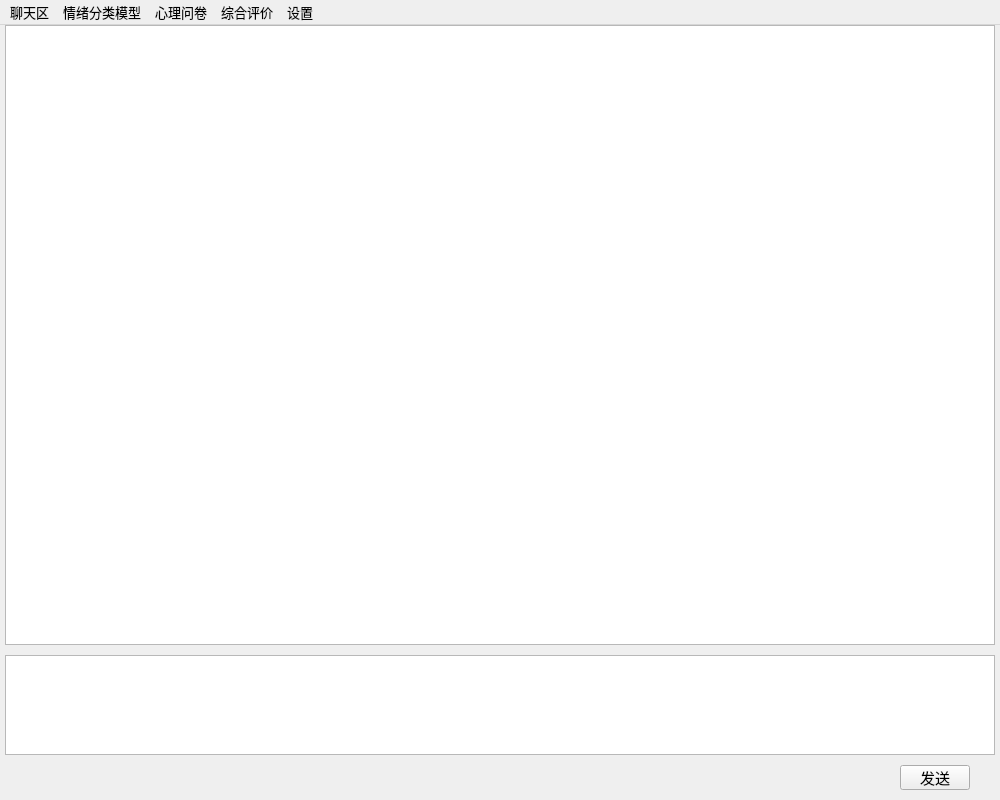
<?xml version="1.0" encoding="UTF-8"?>
<ui version="4.0">
 <class>MainWindow</class>
 <widget class="QMainWindow" name="MainWindow">
  <property name="geometry">
   <rect>
    <x>0</x>
    <y>0</y>
    <width>1000</width>
    <height>800</height>
   </rect>
  </property>
  <property name="windowTitle">
   <string>MainWindow</string>
  </property>
  <widget class="QWidget" name="centralwidget">
   <property name="font">
    <font>
     <family>微软雅黑</family>
    </font>
   </property>
   <widget class="QStackedWidget" name="stackedWidget">
    <property name="enabled">
     <bool>true</bool>
    </property>
    <property name="geometry">
     <rect>
      <x>0</x>
      <y>0</y>
      <width>1000</width>
      <height>800</height>
     </rect>
    </property>
    <property name="sizePolicy">
     <sizepolicy hsizetype="Maximum" vsizetype="Maximum">
      <horstretch>0</horstretch>
      <verstretch>0</verstretch>
     </sizepolicy>
    </property>
    <property name="minimumSize">
     <size>
      <width>500</width>
      <height>0</height>
     </size>
    </property>
    <property name="maximumSize">
     <size>
      <width>10000</width>
      <height>16777215</height>
     </size>
    </property>
    <property name="currentIndex">
     <number>0</number>
    </property>
    <widget class="QWidget" name="page_chatting">
     <widget class="QTextBrowser" name="text_msgBrowser">
      <property name="geometry">
       <rect>
        <x>5</x>
        <y>0</y>
        <width>990</width>
        <height>620</height>
       </rect>
      </property>
      <property name="html">
       <string>&lt;!DOCTYPE HTML PUBLIC &quot;-//W3C//DTD HTML 4.0//EN&quot; &quot;http://www.w3.org/TR/REC-html40/strict.dtd&quot;&gt;
&lt;html&gt;&lt;head&gt;&lt;meta name=&quot;qrichtext&quot; content=&quot;1&quot; /&gt;&lt;style type=&quot;text/css&quot;&gt;
p, li { white-space: pre-wrap; }
&lt;/style&gt;&lt;/head&gt;&lt;body style=&quot; font-family:'微软雅黑'; font-size:9pt; font-weight:400; font-style:normal;&quot;&gt;
&lt;p align=&quot;right&quot; style=&quot;-qt-paragraph-type:empty; margin-top:0px; margin-bottom:0px; margin-left:0px; margin-right:0px; -qt-block-indent:0; text-indent:0px;&quot;&gt;&lt;br /&gt;&lt;/p&gt;&lt;/body&gt;&lt;/html&gt;</string>
      </property>
     </widget>
     <widget class="QWidget" name="widget" native="true">
      <property name="geometry">
       <rect>
        <x>0</x>
        <y>260</y>
        <width>500</width>
        <height>121</height>
       </rect>
      </property>
     </widget>
     <widget class="QPushButton" name="btn_msgSend">
      <property name="geometry">
       <rect>
        <x>900</x>
        <y>740</y>
        <width>70</width>
        <height>25</height>
       </rect>
      </property>
      <property name="font">
       <font>
        <family>微软雅黑</family>
        <pointsize>11</pointsize>
       </font>
      </property>
      <property name="text">
       <string>发送</string>
      </property>
     </widget>
     <widget class="QTextEdit" name="text_mas">
      <property name="geometry">
       <rect>
        <x>5</x>
        <y>630</y>
        <width>990</width>
        <height>100</height>
       </rect>
      </property>
     </widget>
    </widget>
    <widget class="QWidget" name="page_questionnaire">
     <widget class="QPushButton" name="pushButton_4">
      <property name="geometry">
       <rect>
        <x>230</x>
        <y>170</y>
        <width>56</width>
        <height>17</height>
       </rect>
      </property>
      <property name="text">
       <string>心理问卷</string>
      </property>
     </widget>
    </widget>
    <widget class="QWidget" name="page_ce">
     <widget class="QPushButton" name="pushButton_5">
      <property name="geometry">
       <rect>
        <x>220</x>
        <y>150</y>
        <width>56</width>
        <height>17</height>
       </rect>
      </property>
      <property name="text">
       <string>综合评价</string>
      </property>
     </widget>
    </widget>
    <widget class="QWidget" name="page_setting">
     <widget class="QPushButton" name="pushButton_6">
      <property name="geometry">
       <rect>
        <x>170</x>
        <y>170</y>
        <width>56</width>
        <height>17</height>
       </rect>
      </property>
      <property name="text">
       <string>设置</string>
      </property>
     </widget>
    </widget>
    <widget class="QWidget" name="page_model">
     <widget class="QPushButton" name="pushButton">
      <property name="geometry">
       <rect>
        <x>40</x>
        <y>180</y>
        <width>80</width>
        <height>30</height>
       </rect>
      </property>
      <property name="font">
       <font>
        <pointsize>12</pointsize>
       </font>
      </property>
      <property name="text">
       <string>情绪词典</string>
      </property>
     </widget>
     <widget class="QPushButton" name="pushButton_2">
      <property name="geometry">
       <rect>
        <x>210</x>
        <y>180</y>
        <width>80</width>
        <height>30</height>
       </rect>
      </property>
      <property name="font">
       <font>
        <pointsize>12</pointsize>
       </font>
      </property>
      <property name="text">
       <string>公开数据</string>
      </property>
     </widget>
     <widget class="QPushButton" name="pushButton_3">
      <property name="geometry">
       <rect>
        <x>370</x>
        <y>180</y>
        <width>80</width>
        <height>30</height>
       </rect>
      </property>
      <property name="font">
       <font>
        <pointsize>12</pointsize>
       </font>
      </property>
      <property name="text">
       <string>深度学习训练</string>
      </property>
     </widget>
    </widget>
   </widget>
  </widget>
  <widget class="QMenuBar" name="menubar">
   <property name="geometry">
    <rect>
     <x>0</x>
     <y>0</y>
     <width>1000</width>
     <height>20</height>
    </rect>
   </property>
   <property name="sizePolicy">
    <sizepolicy hsizetype="Minimum" vsizetype="Minimum">
     <horstretch>0</horstretch>
     <verstretch>0</verstretch>
    </sizepolicy>
   </property>
   <property name="font">
    <font>
     <family>微软雅黑</family>
     <pointsize>10</pointsize>
    </font>
   </property>
   <property name="nativeMenuBar">
    <bool>true</bool>
   </property>
   <widget class="QMenu" name="menu">
    <property name="font">
     <font>
      <family>微软雅黑</family>
      <pointsize>10</pointsize>
     </font>
    </property>
    <property name="title">
     <string>聊天区</string>
    </property>
   </widget>
   <widget class="QMenu" name="menu_2">
    <property name="font">
     <font>
      <family>微软雅黑</family>
      <pointsize>10</pointsize>
     </font>
    </property>
    <property name="title">
     <string>情绪分类模型</string>
    </property>
   </widget>
   <widget class="QMenu" name="menu_3">
    <property name="font">
     <font>
      <family>微软雅黑</family>
      <pointsize>10</pointsize>
     </font>
    </property>
    <property name="title">
     <string>心理问卷</string>
    </property>
   </widget>
   <widget class="QMenu" name="menu_4">
    <property name="font">
     <font>
      <family>微软雅黑</family>
      <pointsize>10</pointsize>
     </font>
    </property>
    <property name="title">
     <string>综合评价</string>
    </property>
   </widget>
   <widget class="QMenu" name="menu_5">
    <property name="font">
     <font>
      <family>微软雅黑</family>
      <pointsize>10</pointsize>
     </font>
    </property>
    <property name="title">
     <string>设置</string>
    </property>
   </widget>
   <addaction name="menu"/>
   <addaction name="menu_2"/>
   <addaction name="menu_3"/>
   <addaction name="menu_4"/>
   <addaction name="menu_5"/>
  </widget>
 </widget>
 <resources/>
 <connections/>
</ui>
